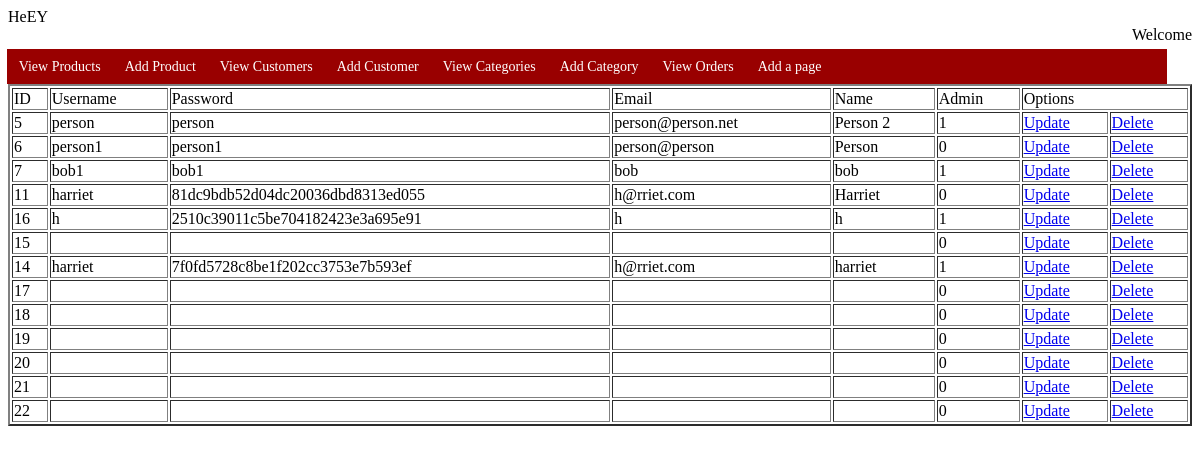
/pages/view_customer.php, run on the app's committed database.
### tables this page shows
CREATE TABLE IF NOT EXISTS `users` (
  `user_id` int(11) NOT NULL AUTO_INCREMENT,
  `username` varchar(15) NOT NULL,
  `password` varchar(255) NOT NULL,
  `email` varchar(40) NOT NULL,
  `name` varchar(55) NOT NULL,
  `admin` int(1) DEFAULT '0',
  PRIMARY KEY (`user_id`)
);

### pages/view_customer.php (the view)
<?php
include "components/headercms.php";
$query = "SELECT * FROM users";
$result = mysql_query($query);
while($row = mysql_fetch_array($result))
{
	$user_id = $row['user_id'];
	$username = $row['username'];
	$password = $row['password'];
	$email = $row['email'];
	$name = $row['name'];
	$admin = $row['admin'];
	$data .= "<tr>
		<td>$user_id</td>
		<td>$username</td>
		<td>$password</td>
		<td>$email</td>
		<td>$name</td>
		<td>$admin</td>
		<td><a href='customer_update.php?user_id=$user_id'>Update</a></td>
		<td><a href='customer_delete.php?user_id=$user_id'>Delete</a></td>
		</tr>";
}
?>
<table border="2" width="100%">
	<tr>
    	<td>ID</td>
        <td>Username</td>
        <td>Password</td>
        <td>Email</td>
        <td>Name</td>
        <td>Admin</td>
        <td colspan="2">Options</td>
    </tr>
    <?php echo $data; ?>
</table>

### pages/components/headercms.php (shortened to what this page needs)
<div id="top">
<?php
	$user_name = $_SESSION['user_name'];
	echo "Welcome $user_name" ;
?>
</div>
<div id="topNav">
<ul>
  <li><a href="view_product.php">View Products</a></li>
  <li><a href="add_product.php">Add Product</a></li>
  <li><a href="view_customer.php">View Customers</a></li>
  <li><a href="add_customer.php">Add Customer</a></li>
  <li><a href="view_category.php">View Categories</a></li>
  <li><a href="add_category.php">Add Category</a></li>
  <li><a href="view_order.php">View Orders</a></li>
  <li><a href="add_page.php">Add a page</a></li>
</ul>
</div>

### pages/components/headercms.php (style rules this page uses)
#topNav { font-size:14px; text-align:center; width:98%; height:35px; color:#fff; margin:5px 25px 0px 50px; float:right; font:"Trebuchet MS", Verdana, Arial; background-color:#900; }
#topNav ul { margin:0; padding:0; }
#topNav li { list-style:none; padding:0px; margin:0px 0px 0px 0px; float:left; }
#topNav a { text-align:center; text-decoration: none; padding:0px 12px 0px 12px; line-height:35px; display:block; margin:0px; height:35px; float:left; color:#fff; font-weight:normal; background-color:#900; }
#top { text-align:right; }

### data on the page
users: user_id "5", username "person", password "person", email "person@person.net", name "Person 2", admin "1"
users: user_id "6", username "person1", password "person1", email "person@person", name "Person", admin "0"
users: user_id "7", username "bob1", password "bob1", email "bob", name "bob", admin "1"
users: user_id "11", username "harriet", password "81dc9bdb52d04dc20036dbd8313ed055", email "h@rriet.com", name "Harriet", admin "0"
users: user_id "16", username "h", password "2510c39011c5be704182423e3a695e91", email "h", name "h", admin "1"
users: user_id "15", admin "0"
users: user_id "14", username "harriet", password "7f0fd5728c8be1f202cc3753e7b593ef", email "h@rriet.com", name "harriet", admin "1"
users: user_id "17", admin "0"
users: user_id "18", admin "0"
users: user_id "19", admin "0"
users: user_id "20", admin "0"
users: user_id "21", admin "0"
users: user_id "22", admin "0"
